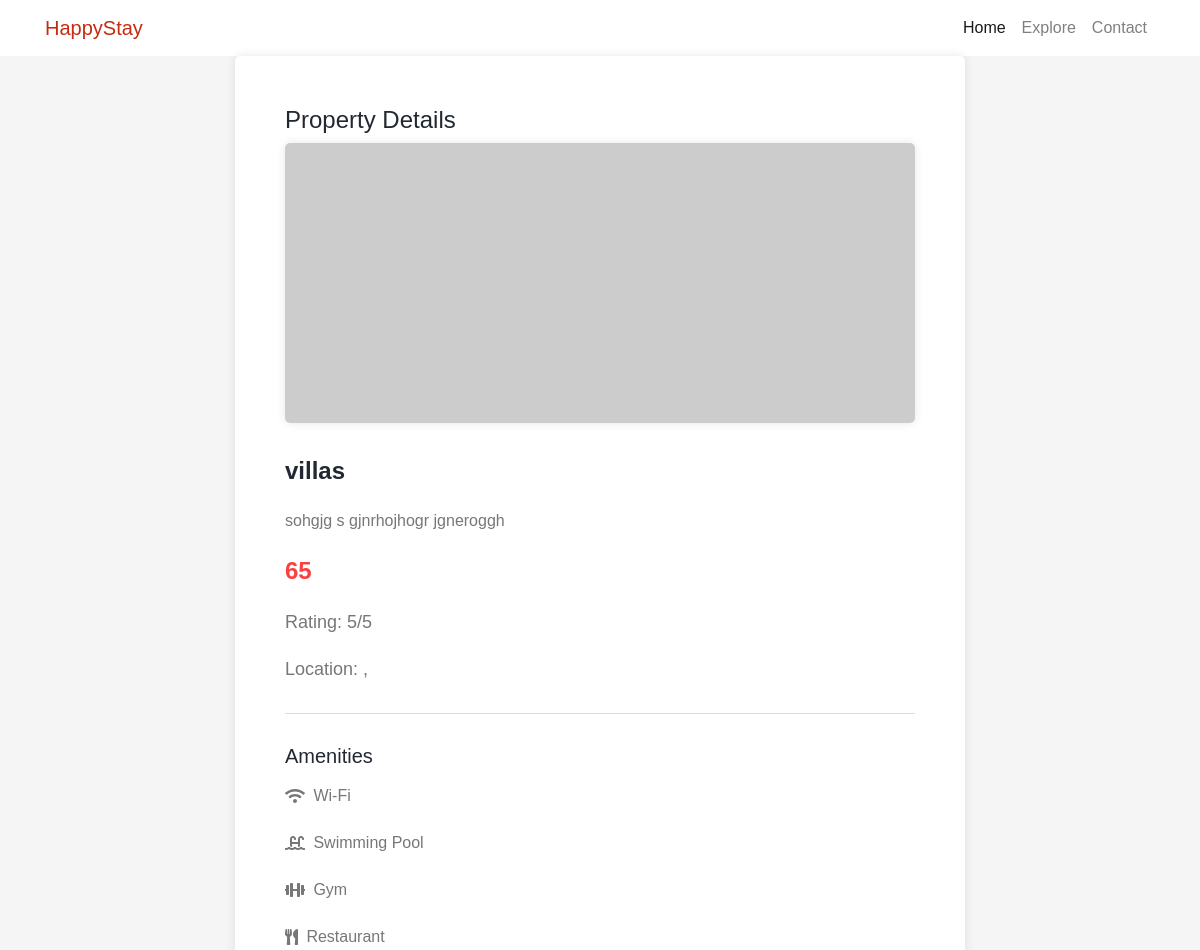
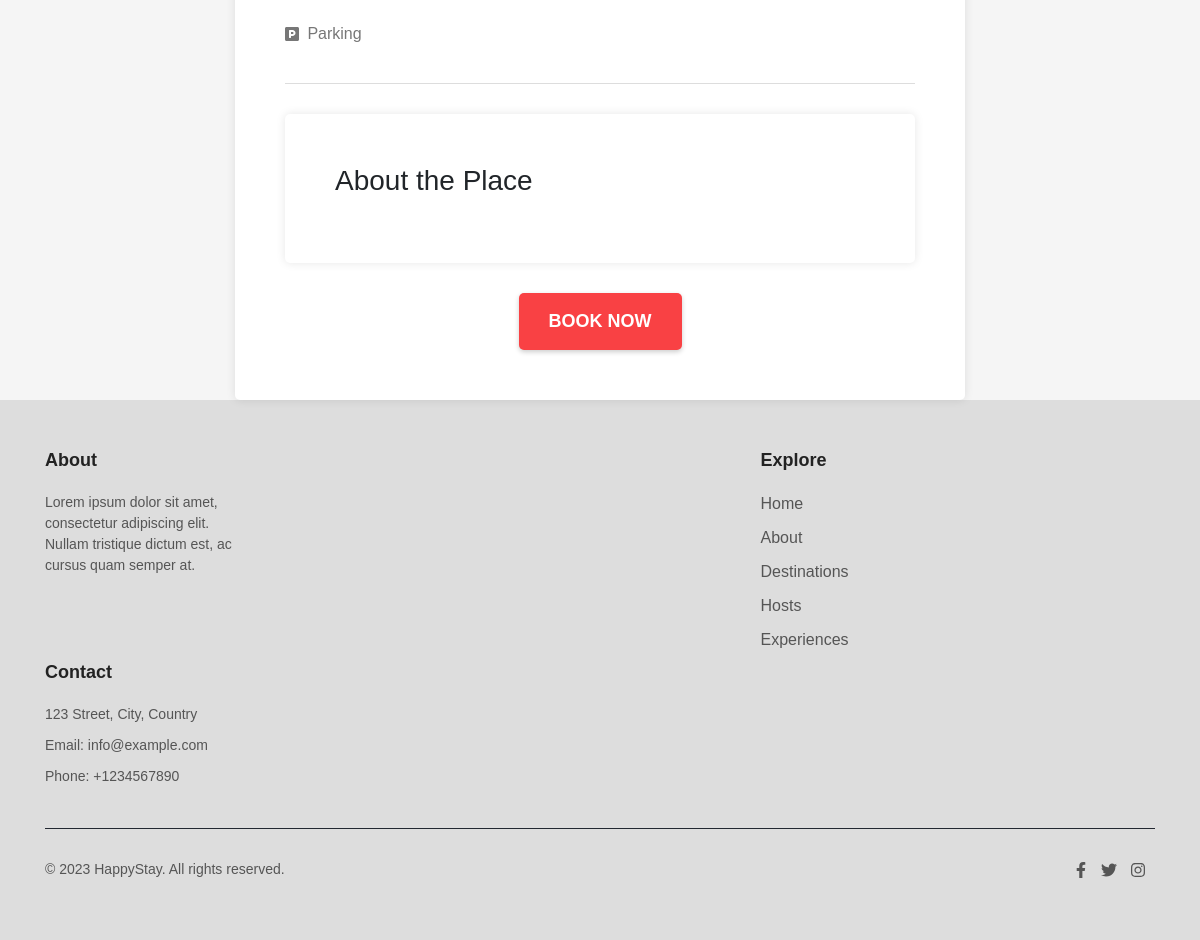
Page /explores/2 on the committed database (2 pictures, top to bottom).
### myapp/models.py (models this page shows)
class Explore(models.Model):
    name=models.CharField(max_length=20)
    description=models.CharField(max_length=100)
    rating=models.IntegerField()
    cost=models.CharField(max_length=20)
    city=models.CharField(max_length=20,default='')
    country=models.CharField(max_length=20,default='')
    about=models.CharField(max_length=500,default='')

### myapp/views.py (the view)
# urls.py: path('explores/<str:pk>',views.explore,name='explore'),
def explore(request,pk):
    explore_p=Explore.objects.get(id=pk)
    return render(request,'explore.html',{'explores':explore_p})

### templates/explore.html (shortened to what this page needs)
{% load static %}
<!DOCTYPE html>
<html>
<head>
    <link rel="stylesheet" href="https://stackpath.bootstrapcdn.com/bootstrap/4.5.0/css/bootstrap.min.css">
    <link rel="stylesheet" href="https://cdnjs.cloudflare.com/ajax/libs/font-awesome/5.15.3/css/all.min.css">
    <link rel="stylesheet" href="{% static 'explore.css' %}">
</head>
<body>
    <nav class="navbar navbar-expand-lg navbar-light bg-white">
        <div class="container">
            <a class="navbar-brand" href="#">HappyStay</a>
            <div class="collapse navbar-collapse" id="navbarNav">
                <ul class="navbar-nav ml-auto">
                    <li class="nav-item active">
                        <a class="nav-link" href="{% url 'home'%}">Home</a>
                    </li>
                    <li class="nav-item">
                        <a class="nav-link" href="{% url 'home' %}#goto">Explore</a>
                    </li>
                    <li class="nav-item">
                        <a class="nav-link" href="#">Contact</a>
                    </li>
                </ul>
            </div>
        </div>
    </nav>
    <div class="container">
        <div class="row justify-content-center">
            <div class="col-lg-8">
                <div class="property-details">
                    <h2>Property Details</h2>
                    <div class="image">
                        <img src="https://picsum.photos/900/400
                        " alt="Property Image">
                    </div>
                    <div class="title">{{explores.name}}</div>
                    <div class="description">
                        {{explores.description}}
                    </div>
                    <div class="price">{{explores.cost}}</div>
                    <div class="rating">Rating: {{explores.rating}}/5</div>
                    <div class="location">Location: {{explores.city}}, {{explores.country}}</div>
                    <hr>
                    <div class="amenities">
                        <h3>Amenities</h3>
                        <ul>
                            <li><i class="fas fa-wifi"></i>
                                <pre> </pre> Wi-Fi
                            </li>
                            <li><i class="fas fa-swimming-pool"></i>
                                <pre> </pre> Swimming Pool
                            </li>
                            <li><i class="fas fa-dumbbell"></i>
                                <pre> </pre> Gym
                            </li>
                            <li><i class="fas fa-utensils"></i>
                                <pre> </pre> Restaurant
                            </li>
                            <li><i class="fas fa-parking"></i>
                                <pre> </pre>Parking
                            </li>
                        </ul>
                    </div>
                    <hr>
                    <div class="property-details">
                        <h3>About the Place</h3>
                    </div>
                    <div class="button-container">
                        <a href="/book">
                            <button class="button">Book Now</button>
                    </div>
                </div>
            </div>
        </div>
    </div>
    <footer class="footer" style="background-color: #dddddd;">
        <div class="container">
            <div class="row">
                <div class="col-md-4">
                    <h3>About</h3>
                    <p>Lorem ipsum dolor sit amet, consectetur adipiscing elit. Nullam tristique dictum est, ac cursus
                        quam semper at.</p>
                </div>
                <div class="col-md-4">
                    <h3>Explore</h3>
                    <ul class="footer-links">
                        <li><a href="{% url 'home'%}">Home</a></li>
                        <li><a href="#">About</a></li>
                        <li><a href="#">Destinations</a></li>
                        <li><a href="#">Hosts</a></li>
                        <li><a href="#">Experiences</a></li>
                    </ul>
                </div>
                <div class="col-md-4">
                    <h3>Contact</h3>
                    <p>123 Street, City, Country</p>
                    <p>Email: info@example.com</p>
                    <p>Phone: +1234567890</p>
                </div>
            </div>
            <hr style="background-color: #222831; height: 1px;">
            <div class="row">
                <div class="col-md-6">
                    <p>&copy; 2023 HappyStay. All rights reserved.</p>
                </div>
                <div class="col-md-6">
                    <ul class="footer-social">
                        <li><a href="#"><i class="fab fa-facebook-f"></i></a></li>
                        <li><a href="#"><i class="fab fa-twitter"></i></a></li>
                        <li><a href="#"><i class="fab fa-instagram"></i></a></li>
                    </ul>
                </div>
            </div>
        </div>
    </footer>
</body>
</html>

### static/explore.css (style rules this page uses)
.navbar .navbar-brand { color: #c42b10; }
.navbar .nav-link { color: #7b1f1f; }
.navbar .active .nav-link { color: #8c3775; }
body { font-family: Arial, sans-serif; background-color: #f5f5f5; }
.property-details { background-color: #ffffff; padding: 50px; border-radius: 5px; box-shadow: 0px 0px 10px rgba(0, 0, 0, 0.1); }
.property-details h2 { margin-top: 0; color: #222831; font-size: 24px; }
.property-details .image { text-align: center; margin-bottom: 30px; }
.property-details .image img { max-width: 100%; max-height: 400px; border-radius: 5px; box-shadow: 0px 0px 10px rgba(0, 0, 0, 0.1); }
.property-details .title { margin-bottom: 20px; color: #222831; font-size: 24px; font-weight: bold; }
.property-details .description { margin-bottom: 20px; color: #777777; font-size: 16px; line-height: 1.5; }
.property-details .price { margin-bottom: 20px; color: #f94144; font-size: 24px; font-weight: bold; }
.property-details .rating { margin-bottom: 20px; color: #777777; font-size: 18px; }
.property-details .location { margin-bottom: 20px; color: #777777; font-size: 18px; }
.property-details .amenities { margin-bottom: 20px; color: #777777; font-size: 18px; }
.property-details .button-container { display: flex; justify-content: center; margin-top: 30px; }
.property-details .button { padding: 15px 30px; background-color: #f94144; color: #ffffff; border: none; border-radius: 5px; cursor: pointer; font-size: 18px; font-weight: bold; text-transform: uppercase; transition: background-color 0.3s ease; box-shadow: 0px 2px 5px rgba(0, 0, 0, 0.2); }
.amenities { margin-bottom: 20px; }
.amenities h3 { margin-bottom: 10px; color: #222831; font-size: 20px; }
.amenities ul { list-style-type: none; padding-left: 0; }
.amenities li { display: flex; align-items: center; margin-bottom: 10px; color: #777777; font-size: 16px; }
.footer { background-color: #f7f7f7; padding: 50px 0; color: #555555; }
.footer h3 { margin-bottom: 20px; font-size: 18px; font-weight: bold; color: #222222; }
.footer p { margin-bottom: 10px; font-size: 14px; }
.footer a { color: #555555; text-decoration: none; }
.footer-links { list-style: none; padding: 0; margin: 0; }
.footer-links li { margin-bottom: 10px; }
.footer-social { list-style: none; padding: 0; margin: 0; text-align: right; }
.footer-social li { display: inline-block; margin-right: 10px; }
hr { border-top: 1px solid #dddddd; margin-top: 30px; margin-bottom: 30px; }

### rows in the picture
Explore: name "villas", description "sohgjg s gjnrhojhogr jgneroggh", cost "65", rating "5"
